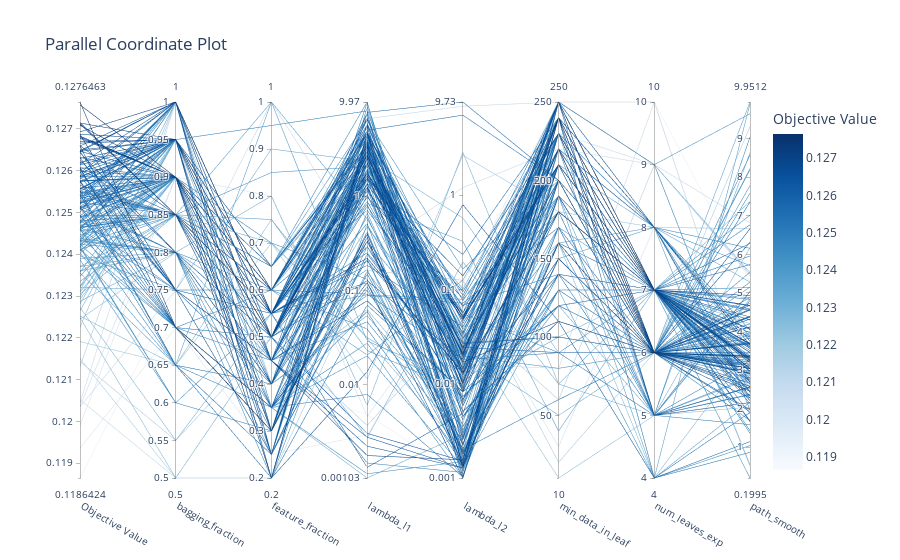

The code cell stored with this chart in its notebook:
### Code cell
plot_parallel_coordinate(study)

### Figure 1 — Plotly figure (JSON) as saved in the notebook; plotly's stock layout.template omitted (floating-point values rounded to 4 significant figures; data arrays with more than 128 entries replaced by an {"elided": "..."} marker saying what was removed)
{"data": [{"dimensions": [{"label": "Objective Value", "range": [0.1186, 0.1276], "values": {"elided": "183 float values"}}, {"label": "bagging_fraction", "range": [0.5, 1], "values": {"elided": "183 float values"}}, {"label": "feature_fraction", "range": [0.2, 1], "values": {"elided": "183 float values"}}, {"label": "lambda_l1", "range": [-2.988, 0.9987], "ticktext": ["0.00103", "0.01", "0.1", "1", "9.97"], "tickvals": [-2.988, -2, -1, 0, 0.9987], "values": {"elided": "183 float values"}}, {"label": "lambda_l2", "range": [-3.0, 0.9881], "ticktext": ["0.001", "0.01", "0.1", "1", "9.73"], "tickvals": [-3.0, -2, -1, 0, 0.9881], "values": {"elided": "183 float values"}}, {"label": "min_data_in_leaf", "range": [10, 250], "values": {"elided": "183 int values"}}, {"label": "num_leaves_exp", "range": [4, 10], "values": {"elided": "183 int values"}}, {"label": "path_smooth", "range": [0.1995, 9.951], "values": {"elided": "183 float values"}}], "labelangle": 30, "labelside": "bottom", "line": {"color": {"elided": "183 float values"}, "colorbar": {"title": {"text": "Objective Value"}}, "colorscale": [[0, "rgb(247,251,255)"], [0.125, "rgb(222,235,247)"], [0.25, "rgb(198,219,239)"], [0.375, "rgb(158,202,225)"], [0.5, "rgb(107,174,214)"], [0.625, "rgb(66,146,198)"], [0.75, "rgb(33,113,181)"], [0.875, "rgb(8,81,156)"], [1, "rgb(8,48,107)"]], "reversescale": false, "showscale": true}, "type": "parcoords"}], "layout": {"autosize": true, "title": {"text": "Parallel Coordinate Plot"}}}
